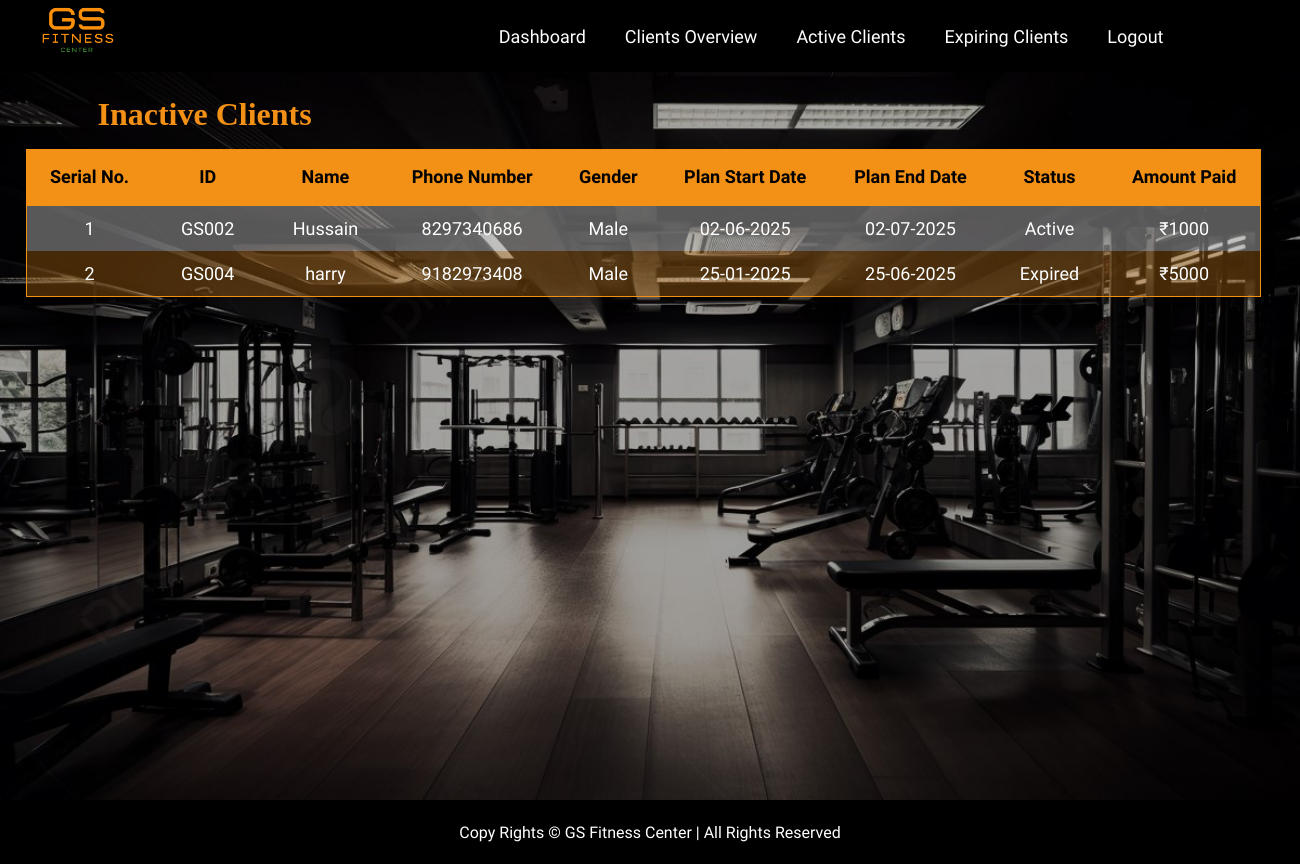
Page /inactive-clients (signed in) on the committed database.
### app.py (models this page shows)
class Client(db.Model):
    id = db.Column(db.Integer, primary_key=True)
    custom_id = db.Column(db.String(10), unique=True)
    name = db.Column(db.String(100), nullable=False)
    phone = db.Column(db.String(20), nullable=False)
    gender = db.Column(db.String(10), nullable=False)
    plan_start = db.Column(db.Date, nullable=False)
    plan_end = db.Column(db.Date, nullable=False)
    status = db.Column(db.String(20), nullable=False)
    amount_paid = db.Column(db.Integer, nullable=False)

### app.py (the view)
@app.route("/inactive-clients")
def inactive_clients():
    if "admin_user" not in session:
        return redirect("/login")
    today = date.today()
    clients = Client.query.filter(Client.plan_end<today).all()
    return render_template("inactive clients.html",clients = clients)

### templates/inactive clients.html (shortened to what this page needs)
<!DOCTYPE html>
<html lang="en">
<head>
    <link rel="stylesheet" href="/static/css/inactive clients.css">
</head>
<body>
    <header>
        <div class="logo">
            <img src="/static/images/Logo.png" alt="">
        </div>
        <nav>
            <ul>
                <li><a href="/dashboard">Dashboard</a></li>
                <li><a href="/clients-overview">Clients Overview</a></li>
                <li><a href="/active-clients">Active Clients</a></li>
                <li><a href="/expiring-clients">Expiring Clients</a></li>
                <li><a href="/login">Logout</a></li>
            </ul>
        </nav>
    </header>
    <main>
        <h1>Inactive Clients</h1>
        <table>
            <thead>
                <tr>
                    <th>Serial No.</th>
                    <th>ID</th>
                    <th>Name</th>
                    <th>Phone Number</th>
                    <th>Gender</th>
                    <th>Plan Start Date</th>
                    <th>Plan End Date</th>
                    <th>Status</th>
                    <th>Amount Paid</th>
                </tr>
            </thead>
            <tbody>
                {% for client in clients %}
                <tr>
                    <td>{{ loop.index }}</td>
                    <td>{{ client.custom_id }}</td>
                    <td>{{ client.name }}</td>
                    <td>{{ client.phone }}</td>
                    <td>{{ client.gender }}</td>
                    <td>{{ client.plan_start.strftime('%d-%m-%Y') }}</td>
                    <td>{{ client.plan_end.strftime('%d-%m-%Y') }}</td>
                    <td>{{ client.status }}</td>
                    <td>₹{{ client.amount_paid }}</td>
                </tr>
                {% endfor %}
            </tbody>
        </table>
    </main>
    <footer>
        <p>Copy Rights &copy; GS Fitness Center | All Rights Reserved</p>
    </footer>
</body>
</html>

### static/css/inactive clients.css (style rules this page uses)
* { margin: 0; padding: 0; box-sizing: border-box; }
body { overflow-x: hidden; }
header { background-color: black; height: 9vh; display: flex; justify-content: space-between; }
nav ul { height: 9vh; display: flex; align-items: center; padding: 0 9vw; }
nav ul li { list-style: none; padding: 0 1.5vw; }
nav ul li a { color: white; text-decoration: none; font-family: "Barlow Condensed", serif; font-weight: 500; font-size: large; }
.logo img { width: 12vw; padding: 0.5vh 2vw; }
main { height: calc(100vh - 9vh); background-image: url("/static/images/Dash_BG.jpg"); background-repeat: no-repeat; background-size: cover; }
h1 { color: #f39016; position: relative; left: 7.5vw; top: 3vh; }
table { width: 95vw; color: white; font-family: "Barlow Condensed", serif; border: 0.5px solid #f39016; position: relative; left: 2vw; top: 5vh; border-collapse: collapse; }
thead tr th { padding: 2vh 1.5vw; border-bottom: 3px solid #f39016; background-color: #f39016; color: #000; font-weight: 600; font-size: 18px; text-align: center; }
tbody tr td { padding: 1.5vh 2vw; text-align: center; font-weight: 400; font-size: 18px; }
tbody tr:nth-child(odd) { background-color: rgba(255, 255, 255, 0.342); }
tbody tr:nth-child(even) { background-color: #f3901648; }
footer { height: 8vh; background-color: black; color: white; display: flex; justify-content: center; align-items: center; font-family: "Barlow Condensed", serif; font-weight: 500; }

### rows in the picture
Client: custom_id "GS002", name "Hussain", phone "8297340686", gender "Male", plan_start "02-06-2025", plan_end "02-07-2025", status "Active", amount_paid "1000"
Client: custom_id "GS004", name "harry", phone "9182973408", gender "Male", plan_start "25-01-2025", plan_end "25-06-2025", status "Expired", amount_paid "5000"
